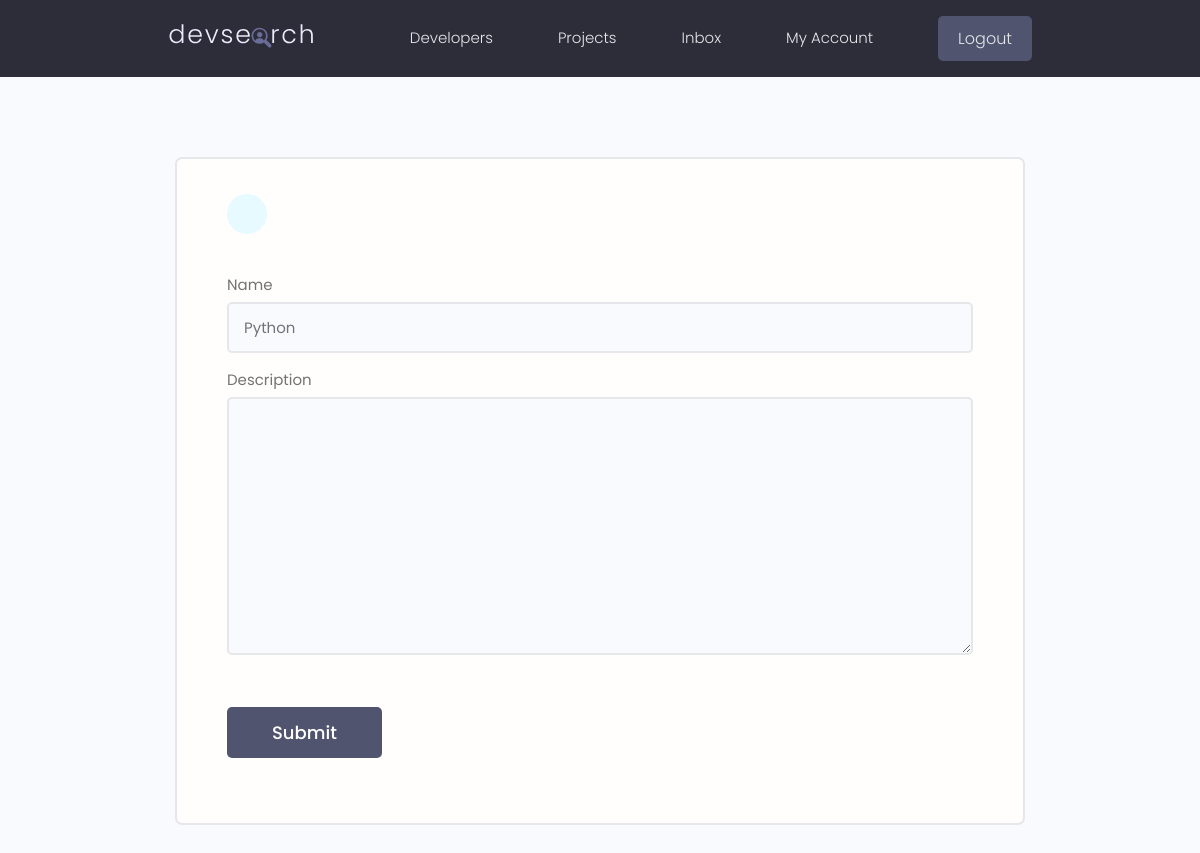
Page /updateSkill/7132e5a9-6f43-45d9-bfd1-b4cbc25ad64a/ (signed in) on the earlier database version.
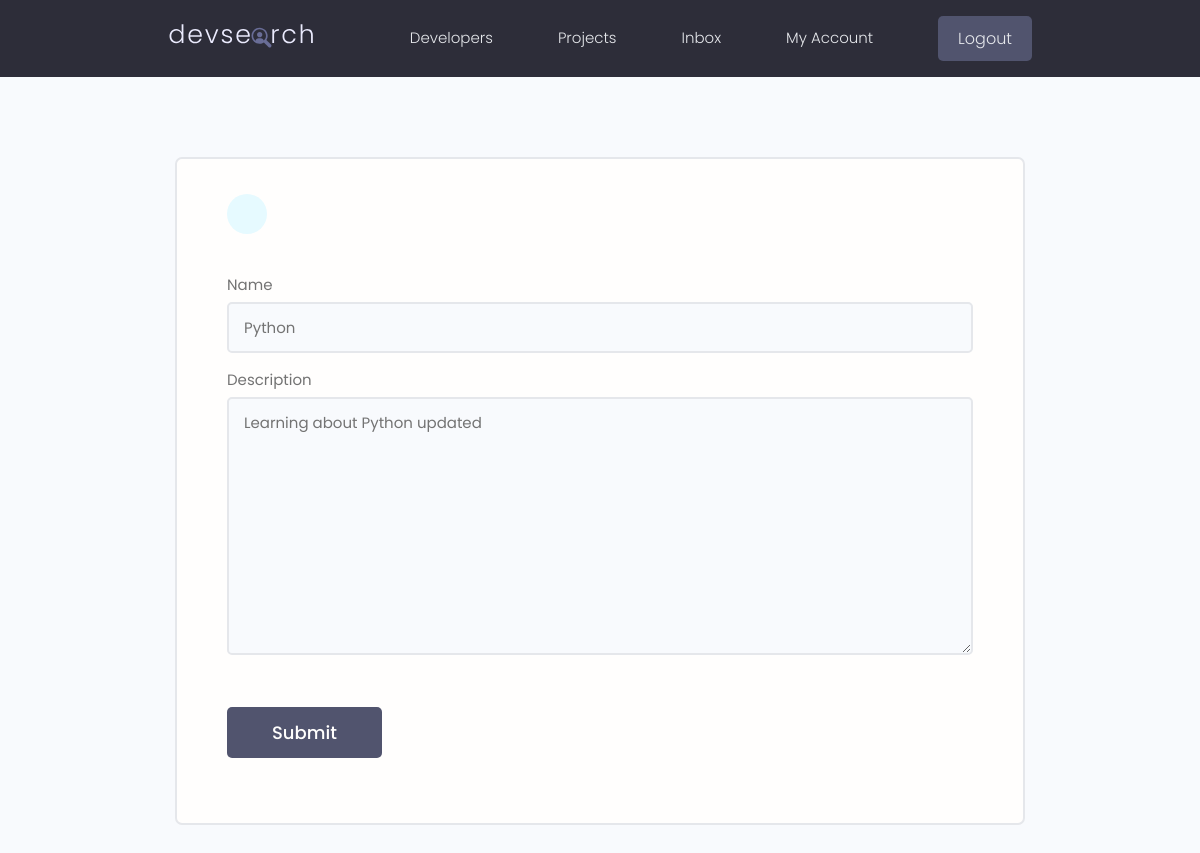
Same page on the later database version.
### users/models.py (models this page shows, shortened)
class Skill(models.Model):
    owner = models.ForeignKey(
        Profile, on_delete=models.CASCADE, null=True, blank=True)
    name = models.CharField(max_length=200, null=True,
                            blank=True)
    description = models.TextField(null=True, blank=True)
    created = models.DateTimeField(auto_now_add=True)
    id = models.UUIDField(default=uuid.uuid4, unique=True,
                          editable=False, primary_key=True)

### users/views.py (the view)
# urls.py: path('updateSkill/<str:pk>/', updateSkill, name='update-skill'),
@ login_required(login_url='login')
def updateSkill(request, pk):
    profile = request.user.profile
    skill = profile.skill_set.get(id=pk)  # Get the skill we want to update.
    form = SkillForm(instance=skill)
    if request.method == 'POST':
        form = SkillForm(request.POST, instance=skill)
        if form.is_valid():
            form.save()
            messages.success(request, 'Skill was updated successfully!!!')
            return redirect('user-account')
    context = {'form': form}
    return render(request, 'users/skill_form.html', context)

### users/forms.py
class SkillForm(ModelForm):
    class Meta:
        model = Skill
        fields = '__all__'
        exclude = ['owner']
    def __init__(self, *args, **kwargs):
        super(SkillForm, self).__init__(*args, **kwargs)
        for name, field in self.fields.items():  # Dictionary
            field.widget.attrs.update({'class': 'input'})

### users/templates/users/skill_form.html (shortened to what this page needs)
{% extends 'main.html' %}
{% block content %}
<main class="formPage my-xl">
    <div class="content-box">
        <div class="formWrapper">
            <a class="backButton" href="{% url 'user-account' %}"></a>
            <br>
            <form class="form" action="" method="POST">
                {% for field in form %}
                    <div class="form__field">
                        <label for="formInput#text">{{field.label}}</label>
                        {{field}}
                    </div>
                {% endfor %}
                <input class="btn btn--sub btn--lg  my-md" type="submit" value="Submit" />
            </form>
        </div>
    </div>
</main>
{% endblock %}

Differences in the rows shown:
changed Skill "Python": description (not shown) → "Learning about Python updated"
